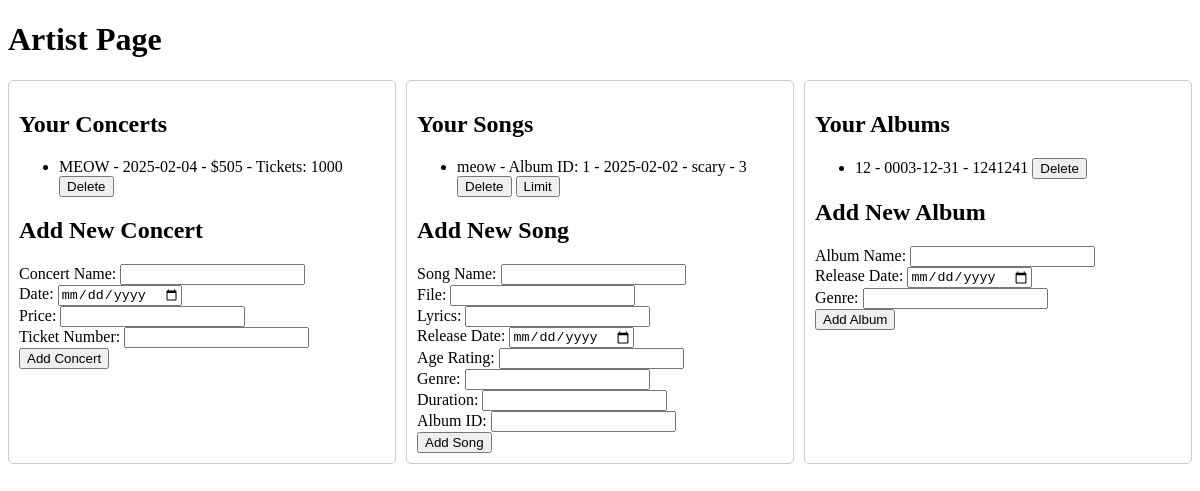
The app's page /artist_page (signed in), older data.
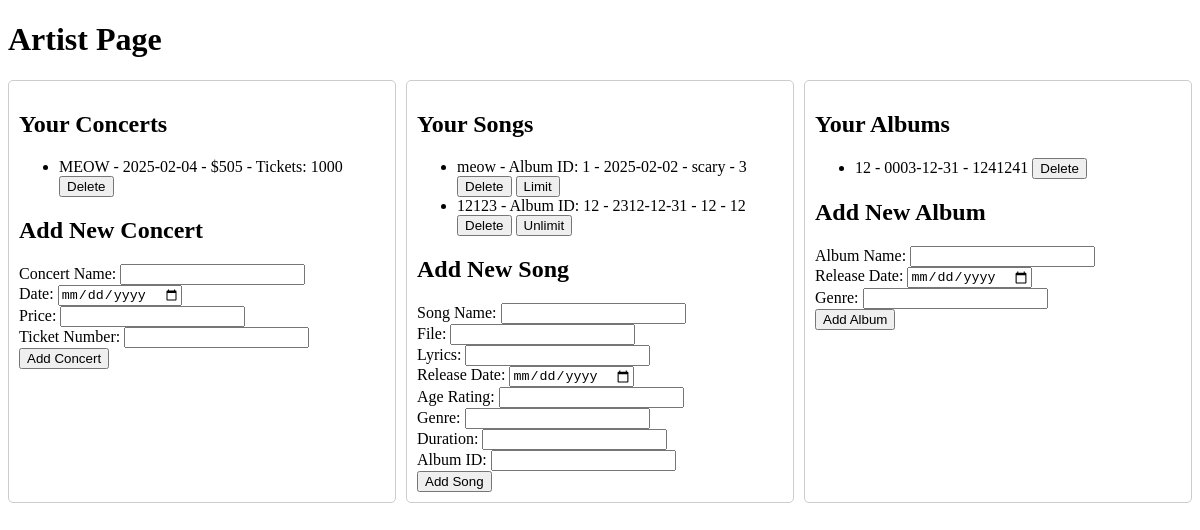
The same page, newer data.
### tables this page shows
CREATE TABLE concerts (
                    concert_id INTEGER PRIMARY KEY AUTOINCREMENT,
                    name TEXT NOT NULL,
                    date TEXT NOT NULL,
                    price DECIMAL(10, 2) NOT NULL,
                    ticket_number INTEGER NOT NULL,
                    user_id TEXT NOT NULL,
                    FOREIGN KEY (user_id) REFERENCES USERS (user_id)
                );

CREATE TABLE SONGS (
                song_id INTEGER PRIMARY KEY AUTOINCREMENT,
                name TEXT,
                file TEXT,
                lyrics TEXT,
                release_date DATE,
                age_rating INTEGER CHECK(age_rating >= 9 AND age_rating <= 120),
                genre TEXT,
                duration INTEGER,
                is_limited BOOLEAN DEFAULT 0,
                album_id INTEGER,
                user_id TEXT,
                FOREIGN KEY (album_id) REFERENCES ALBUM (album_id),
                FOREIGN KEY (user_id) REFERENCES USERS (user_id)
            );

CREATE TABLE ALBUM (
                album_id INTEGER PRIMARY KEY AUTOINCREMENT,
                name TEXT,
                release_date DATE,
                genre TEXT,
                user_id TEXT,
                FOREIGN KEY (user_id) REFERENCES USERS (user_id)
            );

### app.py (the view, shortened to what this page needs)
@app.route("/artist_page", methods=["GET", "POST"])
def artist_page():
    if "user_id" in session and session.get("is_artist"):
        user_id = session["user_id"]
        try:
            with sqlite3.connect("database.db") as connect:
                cursor = connect.cursor()
                cursor.execute(
                    "SELECT concert_id, name, date, price, ticket_number FROM concerts WHERE user_id = ?",
                    (user_id,),
                )
                concerts = cursor.fetchall()
                cursor.execute(
                    "SELECT song_id, name, album_id, release_date, genre, duration, is_limited FROM songs WHERE user_id = ?",
                    (user_id,),
                )
                songs = cursor.fetchall()
                cursor.execute(
                    "SELECT album_id, name, release_date, genre FROM ALBUM WHERE user_id = ?",
                    (user_id,),
                )
                albums = cursor.fetchall()
            return render_template(
                "artist.html", concerts=concerts, songs=songs, albums=albums, user_id=user_id
            )
        except Exception as e:
            logging.error(f"Error fetching artist page: {e}")
            flash("An error occurred while fetching the artist page.")
            return redirect(url_for("user"))
    else:
        flash("Access denied: You are not an artist.")
        return redirect(url_for("user"))

### templates/artist.html (shortened to what this page needs)
<!DOCTYPE html>
<html lang="en">
<head>
</head>
<body>
    <h1>Artist Page</h1>
    <div class="grid-container">
        <div class="grid-item">
            <h2>Your Concerts</h2>
            <ul>
                {% for concert in concerts %}
                <li>
                    {{ concert[1] }} - {{ concert[2] }} - ${{ concert[3] }} - Tickets: {{ concert[4] }}
                    <form action="{{ url_for('artist_page') }}" method="POST" style="display:inline;">
                        <button type="submit">Delete</button>
                    </form>
                </li>
                {% endfor %}
            </ul>
            <h2>Add New Concert</h2>
            <form action="{{ url_for('artist_page') }}" method="POST">
                <label for="name">Concert Name:</label>
                <input type="text" id="name" name="name" required><br>
                <label for="date">Date:</label>
                <input type="date" id="date" name="date" required><br>
                <label for="price">Price:</label>
                <input type="number" id="price" name="price" required><br>
                <label for="ticket_number">Ticket Number:</label>
                <input type="number" id="ticket_number" name="ticket_number" required><br>
                <button type="submit">Add Concert</button>
            </form>
        </div>
        <div class="grid-item">
            <h2>Your Songs</h2>
            <ul>
                {% for song in songs %}
                <li>
                    {{ song[1] }} - Album ID: {{ song[2] }} - {{ song[3] }} - {{ song[4] }} - {{ song[5] }}
                    <form action="{{ url_for('artist_page') }}" method="POST" style="display:inline;">
                        <button type="submit">Delete</button>
                    </form>
                    <form action="{{ url_for('artist_page') }}" method="POST" style="display:inline;">
                        <button type="submit">{{ 'Limit' if not song[6] else 'Unlimit' }}</button>
                    </form>
                </li>
                {% endfor %}
            </ul>
            <h2>Add New Song</h2>
            <form action="{{ url_for('artist_page') }}" method="POST">
                <label for="song_name">Song Name:</label>
                <input type="text" id="song_name" name="song_name" required><br>
                <label for="file">File:</label>
                <input type="text" id="file" name="file" required><br>
                <label for="lyrics">Lyrics:</label>
                <input type="text" id="lyrics" name="lyrics" required><br>
                <label for="release_date">Release Date:</label>
                <input type="date" id="release_date" name="release_date" value="{{ current_date }}" required><br>
                <label for="age_rating">Age Rating:</label>
                <input type="number" id="age_rating" name="age_rating" required><br>
                <label for="genre">Genre:</label>
                <input type="text" id="genre" name="genre" required><br>
                <label for="duration">Duration:</label>
                <input type="number" id="duration" name="duration" required><br>
                <label for="album_id">Album ID:</label>
                <input type="number" id="album_id" name="album_id"><br>
                <button type="submit">Add Song</button>
            </form>
        </div>
        <div class="grid-item">
            <h2>Your Albums</h2>
            <ul>
                {% for album in albums %}
                <li>
                    {{ album[1] }} - {{ album[2] }} - {{ album[3] }}
                    <form action="{{ url_for('artist_page') }}" method="POST" style="display:inline;">
                        <button type="submit">Delete</button>
                    </form>
                </li>
                {% endfor %}
            </ul>
            <h2>Add New Album</h2>
            <form action="{{ url_for('artist_page') }}" method="POST">
                <label for="album_name">Album Name:</label>
                <input type="text" id="album_name" name="album_name" required><br>
                <label for="release_date">Release Date:</label>
                <input type="date" id="release_date" name="release_date" value="{{ current_date }}" required><br>
                <label for="genre">Genre:</label>
                <input type="text" id="genre" name="genre" required><br>
                <button type="submit">Add Album</button>
            </form>
        </div>
    </div>
</body>
</html>

### templates/artist.html (style rules this page uses)
.grid-container { display: grid; grid-template-columns: repeat(3, 1fr); gap: 10px; }
.grid-item { border: 1px solid #ccc; padding: 10px; border-radius: 5px; }

Row changes from the older to the newer data that the page shows:
added SONGS: name "12123", album "12", release_date "2312-12-31", genre "12", duration "12", is_limited "Unlimit"
